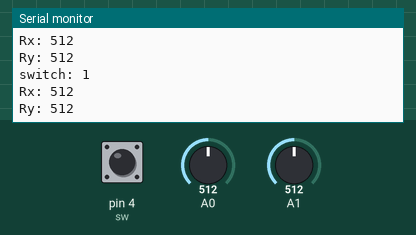
Simulated run of this sketch. Board: Arduino Uno, built with avr-gcc and run on an emulated ATmega328P. Shown: the last lines printed to the serial monitor. Inputs (shaded band) come from the test bench; at power-on: A0 = 512, A1 = 512, pin 4 (sw) HIGH.

Above: at 1.4 s.
1.5 s: A0 set to 716
At 2.3 s:
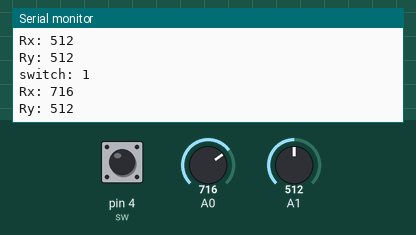
3.0 s: A1 set to 716
At 3.5 s:
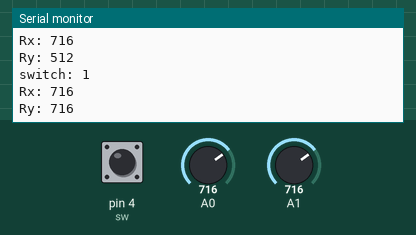
4.5 s: pin 4 (sw) pulled LOW for 0.75 s
6.7 s: A0 set to 900
At 7.7 s:
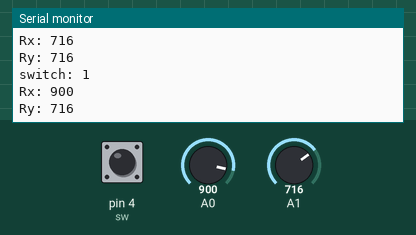
8.2 s: A1 set to 900
At 8.9 s:
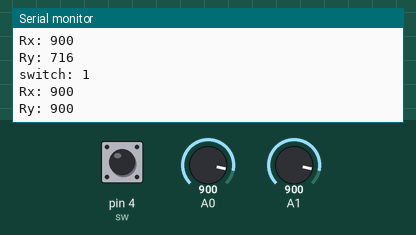
Timing chart, 0 to 10.7 s (numbered marks = the images above; inputs shaded):
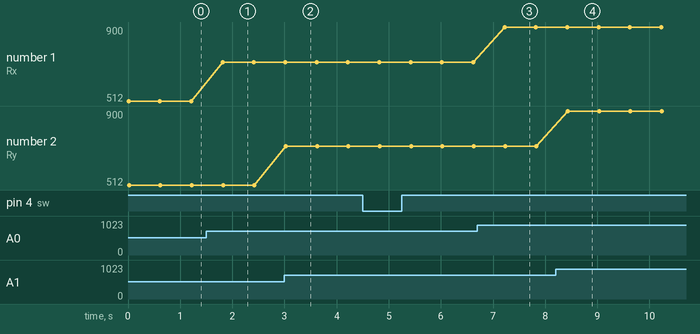

Measured:
- after the input at 1.5 s, the serial monitor: prints a new line after 0.31 s (image 1)
- after the input at 3.0 s, the serial monitor: prints a new line at once (image 2)
- after the input at 6.7 s, the serial monitor: prints a new line after 0.52 s (image 3)
- after the input at 8.2 s, the serial monitor: prints a new line after 0.23 s (image 4)
- plotted number 1: 512 → 716 after the input at 1.5 s, 716 → 900 after the input at 6.7 s

The sketch:

Joystick.ino
```cpp
// Uno pinout
const int sw = 4  ; // digital 4
const int VRx = 0 ; // A0 Pin
const int VRy = 1 ; // A1 Pin


void setup() {

Serial.begin(9600);
pinMode(sw,INPUT);
digitalWrite(sw,HIGH);


}

void loop() {


/*              RANGE
 *          NEG MAX - MID - POS MAX
 *
 *
 *          Rx:   0 -  520 - 1023   LEFT TO RIGHT
 *          Ry:   0 -  505 - 1023   UP TO DOWN
 *
 *          SW: 0 = Pressed
 *              1 = Not pressed
 *
 *
 */
Serial.print("switch: ") ; Serial.println(digitalRead(sw));
Serial.print("Rx: ") ; Serial.println(analogRead(0));
Serial.print("Ry: ") ; Serial.println(analogRead(1));


delay(600);


}
```
